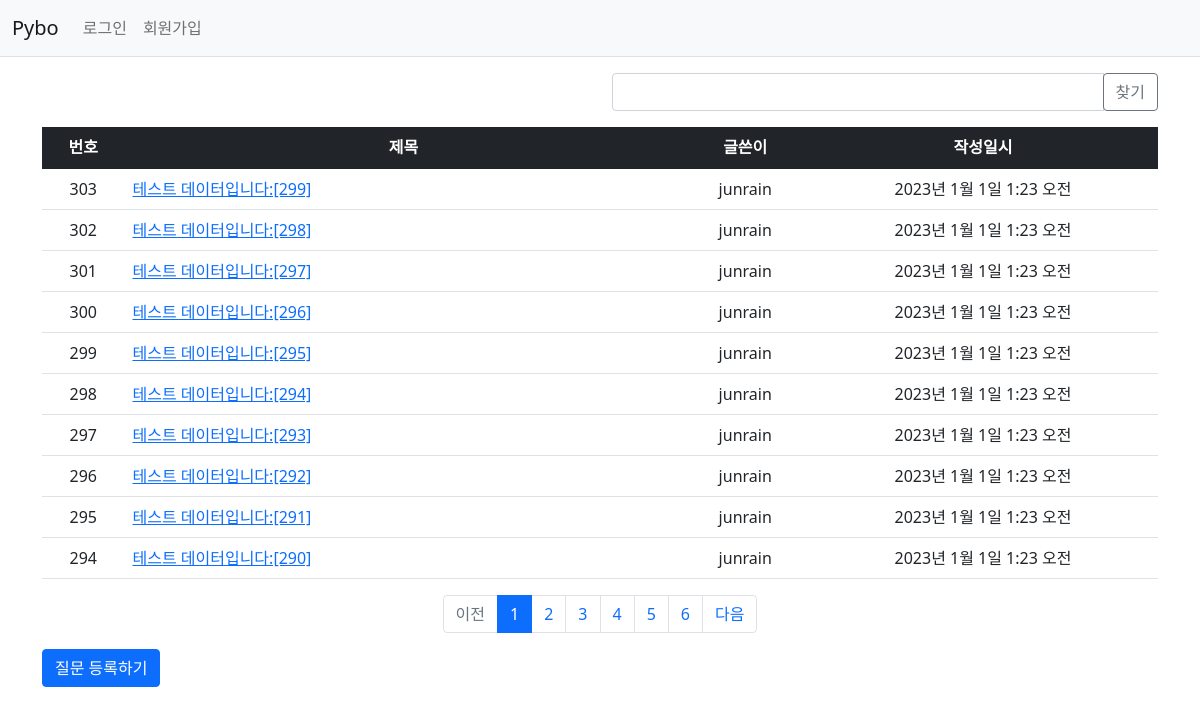
Before: /pybo/ with the older database file.
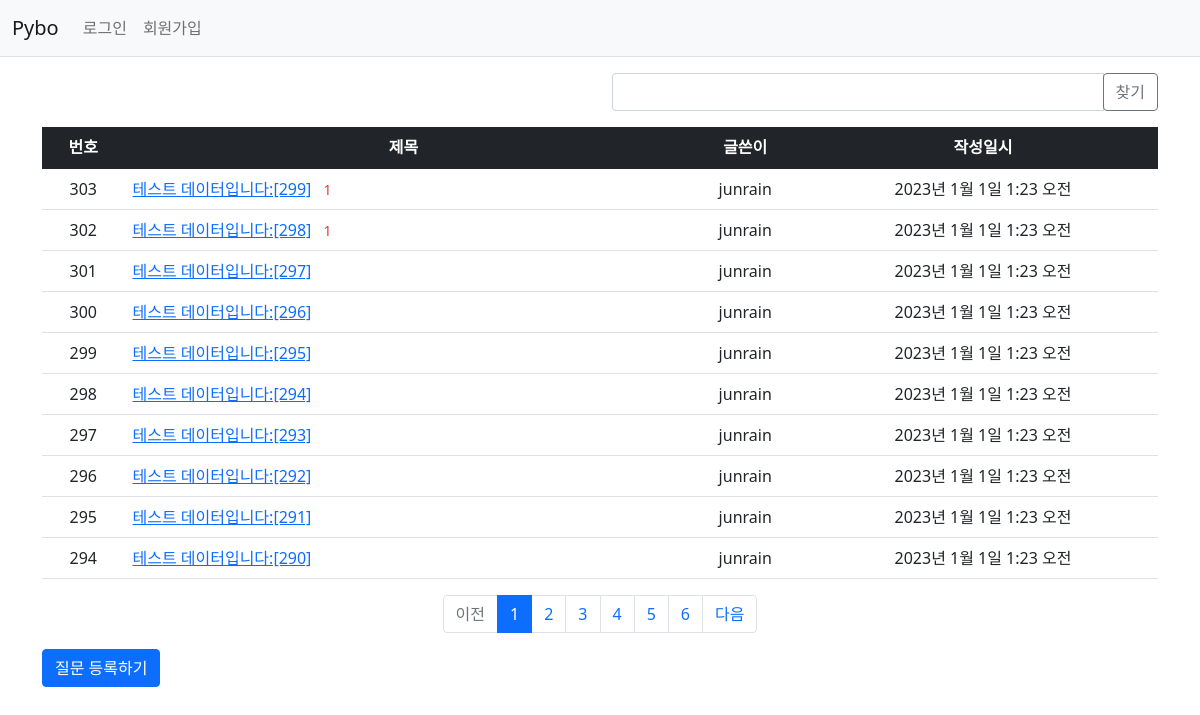
After: the same page with the newer database file.
### pybo/models.py (models this page shows, shortened)
class Question(models.Model):
    author = models.ForeignKey(User, on_delete=models.CASCADE, related_name='author_question')
    subject = models.CharField(max_length=200)# 제한된 글자시 CharFiled 사용
    content = models.TextField()# 글자 제한 없을 시 TextFiled() 사용.
    modify_date = models.DateTimeField(null=True, blank=True)
    create_date = models.DateTimeField()
    voter = models.ManyToManyField(User, related_name='voter_question') # 추천인 추가, User를 둘다 사용함으로 User모델로 접근할 때 author 기준인지 voter 기준인지 모호해짐 -->related_name 인수 추가

### pybo/views/base_views.py (the view, shortened to what this page needs)
# urls.py: path('', base_views.index, name='index'), # '/'에 해당하는 path
def index(request):
    page= request.GET.get('page',1) # 페이지, GET으로 호출 됐을경우, page 디폴트 값이 1 을 의미
    kw= request.GET.get('kw', '') # 검색어
    question_list = Question.objects.order_by('-create_date') # order_by -> 조회 결과를 정렬, '-' 유 : 역방향 정렬/무 : 순방향 정렬
    paginator =  Paginator(question_list, 10) # 페이지당 10개씩 보여주기
    page_obj = paginator.get_page(page) # 요청된 페이지에 해당된 객체
    context = {'question_list': page_obj,'page':page,'kw':kw}
    return render(request, 'pybo/question_list.html', context)

### pybo/templatetags/pybo_filter.py (called while the page is built)
@register.filter
def sub(value, arg):
    return value - arg

### templates/pybo/question_list.html (shortened to what this page needs)
{% extends 'base.html' %}
{% load pybo_filter %}
{% block content %}
<div class="container my-3">
    <div class="row my-3">
        <div class="col-6">
        </div>
        <div class="col-6">
            <div class="input-group">
                <input type="text" id="search_kw" class="form-control" value="{{ kw|default_if_none:'' }}">
                <div class="input-group-append">
                    <button class="btn btn-outline-secondary" type="button" id="btn_search">찾기</button>
                </div>
            </div>
        </div>
    </div>
    <table class="table">
        <thead>
        <tr class="text-center table-dark">
            <th>번호</th>
            <th style="width:50%">제목</th>
            <th>글쓴이</th>
            <th>작성일시</th>
        </tr>
        </thead>
        <tbody>
        {% if question_list %}
        {% for question in question_list %}
        <tr class="text-center">
           <td>
                {{ question_list.paginator.count|sub:question_list.start_index|sub:forloop.counter0|add:1 }}
            </td>
            <td class="text-start">
                <a href="{% url 'pybo:detail' question.id %}">{{ question.subject }}</a>
                {% if question.answer_set.count > 0 %}
                <span class="text-danger small mx-2">{{ question.answer_set.count }}</span>
                {% endif %}
            </td>
            <td>{{ question.author.username }}</td>
            <td>{{ question.create_date }}</td>
        </tr>
        {% endfor %}
        {% else %}
        <tr>
            <td colspan="4">질문이 없습니다.</td>
        </tr>
        {% endif %}
        </tbody>
    </table>
    <ul class="pagination justify-content-center">
        {% if question_list.has_previous %}
        <li class="page-item">
            <a class="page-link" data-page="{{ question_list.previous_page_number }}"
           href="javascript:void(0)">이전</a>
        </li>
        {% else %}
        <li class="page-item disabled">
            <a class="page-link" tabindex="-1" aria-disabled="true" href="#">이전</a>
        </li>
        {% endif %}
        {% for page_number in question_list.paginator.page_range %}
        {% if page_number >= question_list.number|add:-5 and page_number <= question_list.number|add:5 %}
        {% if page_number == question_list.number %}
        <li class="page-item active" aria-current="page">
            <a class="page-link" data-page="{{ page_number }}"
           href="javascript:void(0)">{{ page_number }}</a>
        </li>
        {% else %}
        <li class="page-item">
            <a class="page-link" data-page="{{ page_number }}"
           href="javascript:void(0)">{{ page_number }}</a>
        </li>
        {% endif %}
        {% endif %}
        {% endfor %}
        {% if question_list.has_next %}
        <li class="page-item">
           <a class="page-link" data-page="{{ question_list.next_page_number }}"
           href="javascript:void(0)">다음</a>
        </li>
        {% else %}
        <li class="page-item disabled">
            <a class="page-link" tabindex="-1" aria-disabled="true" href="#">다음</a>
        </li>
        {% endif %}
    </ul>
    <a href="{% url 'pybo:question_create' %}" class="btn btn-primary">질문 등록하기</a>
</div>
{% endblock %}

Changed rows visible on the page:
changed Question "테스트 데이터입니다:[299]": answer_set.count (not shown) → "1"
changed Question "테스트 데이터입니다:[298]": answer_set.count (not shown) → "1"
